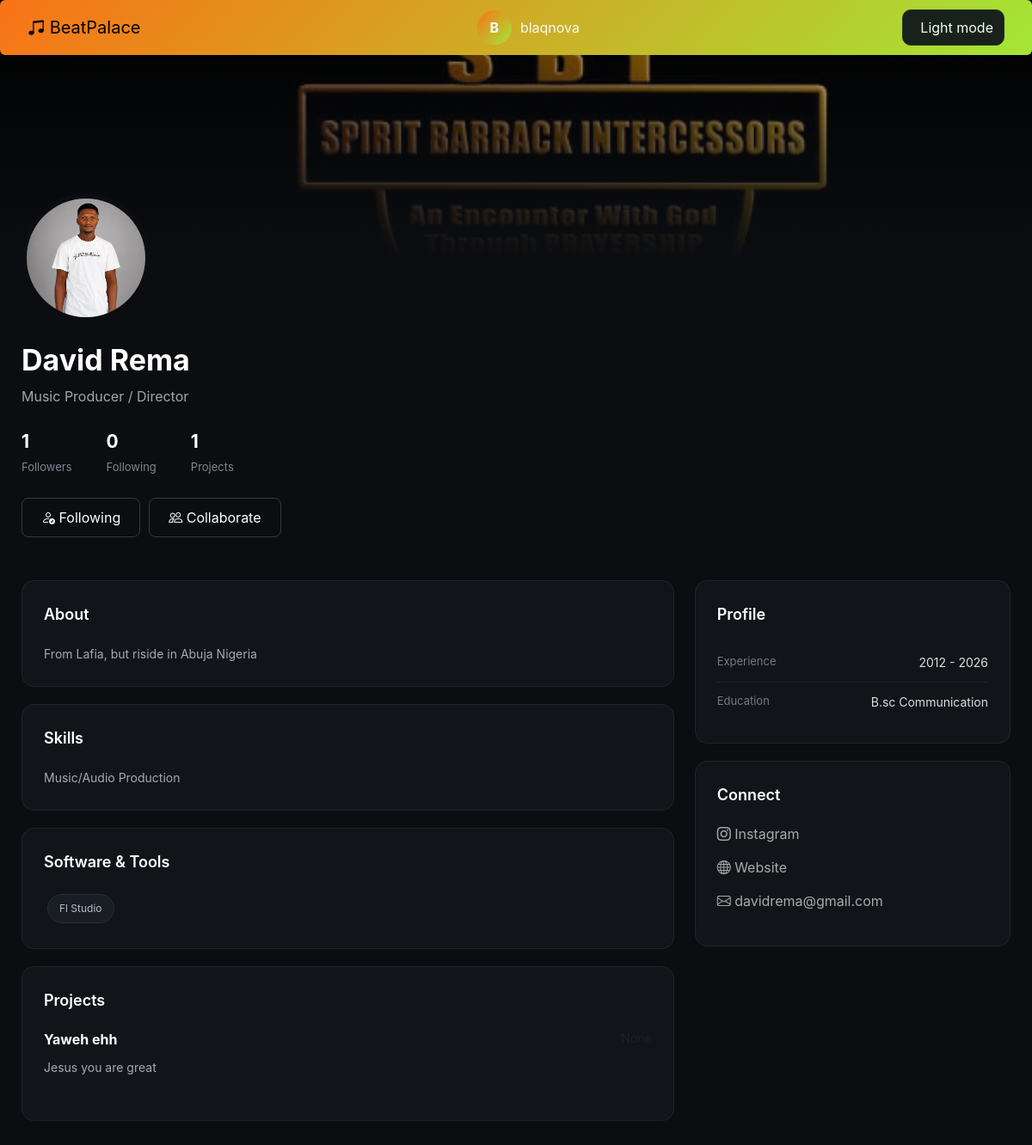
The page /producer/u/David/ (signed in) on the database as committed earlier.
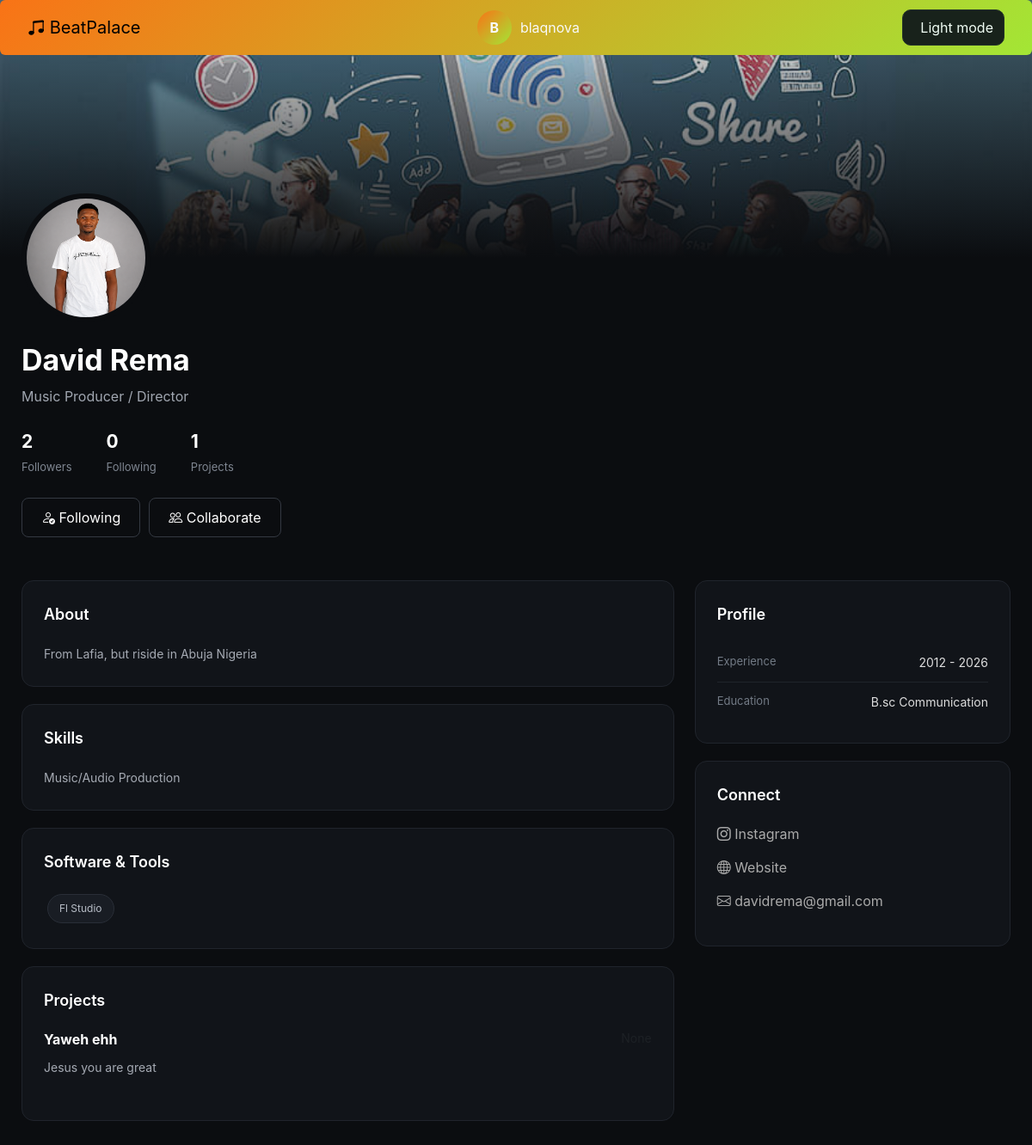
The same page on the database as committed later.
### producers/models.py (models this page shows, shortened)
class ProducerProfile(models.Model):
    user = models.OneToOneField(
        settings.AUTH_USER_MODEL,
        on_delete=models.CASCADE,
        related_name="producer_profile",
    )
    full_name = models.CharField(max_length=150, blank=True, default="")
    professional_title = models.CharField(
        max_length=150, default="Music Producer / Director"
    )
    profile_image = models.ImageField(
        upload_to="producers/profile/", blank=True, null=True
    )
    cover_image = models.ImageField(
        upload_to="producer/covers/",
        blank=True,
        null=True
    )
    bio = models.TextField(blank=True, null=True)
    start_year = models.PositiveIntegerField(blank=True, null=True)
    end_year = models.PositiveIntegerField(blank=True, null=True)
    phone = models.CharField(max_length=30, blank=True)
    email = models.EmailField(blank=True)
    instagram = models.CharField(max_length=100, blank=True)
    website = models.URLField(blank=True)
    skill_description = models.TextField(
        blank=True,
        help_text="Example: Music Composition, Audio Production & Sound Design",
    )
    software = models.TextField(
        blank=True, help_text="Example: Ableton Live, Cubase, Adobe Premiere, Logic Pro"
    )
    education = models.TextField(blank=True)
    date_of_birth = models.DateField(blank=True, null=True)
    marital_status = models.CharField(max_length=50, blank=True)
    is_published = models.BooleanField(default=True)
    created_at = models.DateTimeField(auto_now_add=True)
    updated_at = models.DateTimeField(auto_now=True)

### accounts/models.py (models this page shows)
class User(AbstractUser):
    ROLE_CHOICES = (
        ("producer", "Producer"),
        ("artist", "Artist"),
    )
    email = models.EmailField(unique=True)
    role = models.CharField(
        max_length=20,
        choices=ROLE_CHOICES
    )
    avatar = models.ImageField(
        upload_to="avatars/",
        blank=True,
        null=True
    )
    verified = models.BooleanField(default=False)
    created_at = models.DateTimeField(auto_now_add=True)
    def __str__(self):
        return self.username

### producers/views.py (the view)
@login_required
def public_producer_profile(request, username):
    user = get_object_or_404(
        User,
        username=username,
        role="producer",
    )
    profile = get_object_or_404(
        ProducerProfile,
        user=user,
    )
    projects = profile.projects.filter(
        is_visible=True
    )
    skills = profile.skills.all()
    is_following = Follow.objects.filter(
        follower=request.user,
        following=user,
    ).exists()
    return render(
        request,
        "producers/public_producer_profile.html",
        {
            "profile": profile,
            "projects": projects,
            "skills": skills,
            "is_following": is_following,
            "is_owner": request.user == user,
        },
    )

### templates/producers/public_producer_profile.html (shortened to what the changed rows need)
{% extends "base.html" %} {% block content %}
<div class="producer-page">
  <div class="producer-cover">
    {% if profile.cover_image %}
    <img
      src="{{ profile.cover_image.url }}"
      style="width: 100%; height: 100%; object-fit: cover"
      alt=""
    />
    {% endif %}
  </div>
  <div class="producer-container">
    <div class="producer-header">
      {% if profile.profile_image %}
      <img
        src="{{ profile.profile_image.url }}"
        class="producer-image"
        alt="{{ profile.full_name }}"
      />
      {% else %}
      <div class="producer-placeholder">
        <i class="bi bi-person"></i>
      </div>
      {% endif %}
      <div class="producer-name">
        {{ profile.full_name }}
      </div>
      {% if profile.professional_title %}
      <div class="producer-title">{{ profile.professional_title }}</div>
      {% endif %}
      <div class="producer-stats">
        <div class="producer-stat">
          <strong> {{ profile.user.engagement_followers.count }} </strong>
          <span> Followers </span>
        </div>
        <div class="producer-stat">
          <strong> {{ profile.user.engagement_following.count }} </strong>
          <span> Following </span>
        </div>
        <div class="producer-stat">
          <strong> {{ profile.projects.count }} </strong>
          <span> Projects </span>
        </div>
      </div>
      <div class="producer-actions">
        {% if request.user != profile.user %}
        <form method="POST" action="{% url 'engagement:toggle_follow' profile.user.id %}">
        </form>
        <button
          type="button"
          class="btn-action"
          data-bs-toggle="modal"
          data-bs-target="#collaborationModal"
        >
        </button>
        {% endif %}
      </div>
    </div>
    <div class="producer-content">
      <div class="row g-4">
        <div class="col-lg-8">
          <div class="producer-card">
            <div class="section-title">About</div>
            <div class="producer-bio">
              {% if profile.bio %}
              {{ profile.bio }}
              {% else %} This producer
              hasn't added a bio yet. {% endif %}
            </div>
          </div>
          {% if profile.skill_description %}
          <div class="producer-card">
            <div class="section-title">Skills</div>
            <div class="producer-bio">{{ profile.skill_description }}</div>
          </div>
          {% endif %}
          {% if profile.software %}
          <div class="producer-card">
            <div>
              {% for software in profile.software.splitlines %}
              {% if software%}
              <span class="producer-tag"> {{ software }} </span>
              {% endif %}
              {% endfor %}
            </div>
          </div>
          {% endif %}
        </div>
        <div class="col-lg-4">
          <div class="producer-card">
            {% if profile.start_year %}
            <div class="info-row">
              <span class="info-label"> Experience </span>
              <span class="info-value">
                {{ profile.start_year }}
                {% if profile.end_year %} - {{profile.end_year }}
                {% else %}
                - Present
                {% endif %}
              </span>
            </div>
            {% endif %} {% if profile.education %}
            <div class="info-row">
              <span class="info-label"> Education </span>
              <span class="info-value"> {{ profile.education }} </span>
            </div>
            {% endif %}
          </div>
          <div class="producer-card">
            <div class="section-title">Connect</div>
            {% if profile.instagram %}
            <a
              href="{{ profile.instagram }}"
              target="_blank"
              class="social-link"
            >
              <i class="bi bi-instagram"></i>
              Instagram
            </a>
            {% endif %} {% if profile.website %}
            <a href="{{ profile.website }}" target="_blank" class="social-link">
              <i class="bi bi-globe"></i>
              Website
            </a>
            {% endif %} {% if profile.email %}
            <a href="mailto:{{ profile.email }}" class="social-link">
              <i class="bi bi-envelope"></i>
              {{ profile.email }}
            </a>
            {% endif %}
          </div>
        </div>
      </div>
    </div>
  </div>
</div>
{% endblock %}

Rows that differ between the two databases and show on the page:
changed ProducerProfile "David Rema": cover_image: a different picture; user.engagement_followers.count "1" → "2"
